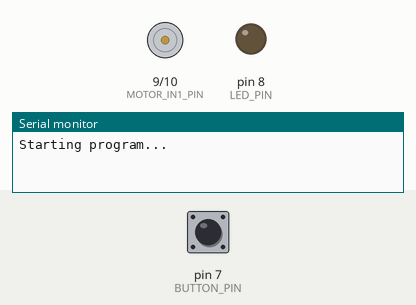
Simulated run of this sketch. Board: Arduino Uno, built with avr-gcc and run on an emulated ATmega328P. On the bench: motor-driver pin pairs drawn as motors (green arrow = first pin HIGH = forward, orange = second pin HIGH = backward, longer = more drive), output pins drawn as LEDs (lit = HIGH), the last lines printed to the serial monitor. Inputs (shaded band) come from the test bench; at power-on: pin 7 (BUTTON_PIN) HIGH.

Above: at 1.2 s.
1.3 s: pin 7 (BUTTON_PIN) pulled LOW for 0.15 s
At 2.2 s:
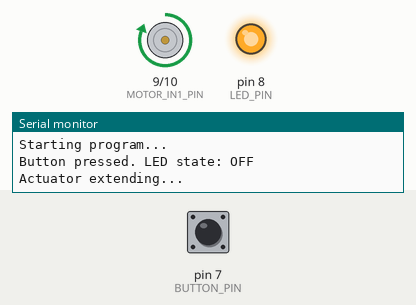
2.9 s: pin 7 (BUTTON_PIN) pulled LOW for 1 s
At 3.5 s:
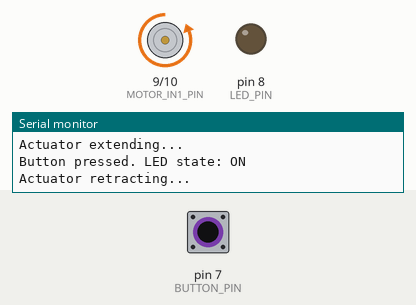
5.4 s: pin 7 (BUTTON_PIN) pulled LOW for 3.2 s
At 6.6 s:
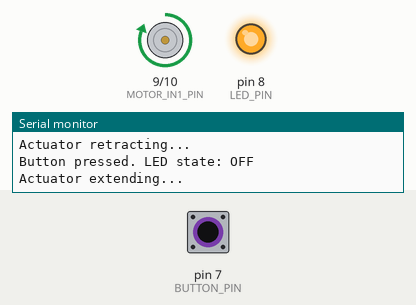
Timing chart, 0 to 8.4 s (numbered marks = the images above; inputs shaded):
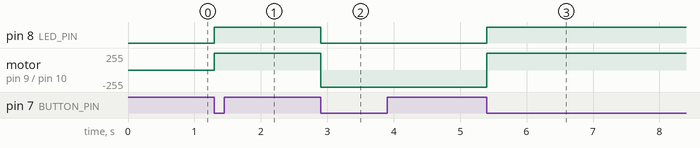

The sketch:

LinearActuatorTest.ino
```cpp
#define LED_PIN 8
#define BUTTON_PIN 7

#define MOTOR_IN1_PIN 9  // Motor direction pin 1
#define MOTOR_IN2_PIN 10 // Motor direction pin 2

byte lastButtonState = HIGH;  // Button is HIGH when not pressed (due to the internal pull-up)
byte ledState = LOW;

unsigned long debounceDuration = 50; // millis
unsigned long lastTimeButtonStateChanged = 0;

void setup() {
  pinMode(LED_PIN, OUTPUT);          // LED pin
  pinMode(BUTTON_PIN, INPUT_PULLUP); // Button pin with internal pull-up resistor
  pinMode(MOTOR_IN1_PIN, OUTPUT);    // Motor direction pin 1
  pinMode(MOTOR_IN2_PIN, OUTPUT);    // Motor direction pin 2

  Serial.begin(9600);
  Serial.println("Starting program...");
}

void loop() {
  if (millis() - lastTimeButtonStateChanged > debounceDuration) {
    byte buttonState = digitalRead(BUTTON_PIN);

    if (buttonState != lastButtonState) {
      lastTimeButtonStateChanged = millis();
      lastButtonState = buttonState;

      // Check if the button is pressed (LOW because of the pull-up)
      if (buttonState == LOW) {
        Serial.print("Button pressed. LED state: ");
        Serial.println(ledState ? "ON" : "OFF");

        // Toggle the LED state
        ledState = (ledState == HIGH) ? LOW : HIGH;
        digitalWrite(LED_PIN, ledState);

        // Move the actuator: Alternate between forward and reverse
        if (ledState == HIGH) {
          // Extend the actuator (move forward)
          digitalWrite(MOTOR_IN1_PIN, HIGH);
          digitalWrite(MOTOR_IN2_PIN, LOW);
          Serial.println("Actuator extending...");
        } else {
          // Retract the actuator (move backward)
          digitalWrite(MOTOR_IN1_PIN, LOW);
          digitalWrite(MOTOR_IN2_PIN, HIGH);
          Serial.println("Actuator retracting...");
        }
      }
    }
  }
}
```

Measured:
- after the input at 1.3 s, pin 8 (LED_PIN): LOW → HIGH at once; motor on pin 9 (MOTOR_IN1_PIN) / pin 10 (MOTOR_IN2_PIN): stopped → forward 255/255 at once
- after the input at 2.9 s, pin 8 (LED_PIN): HIGH → LOW at once; motor on pin 9 (MOTOR_IN1_PIN) / pin 10 (MOTOR_IN2_PIN): forward 255/255 → backward 255/255 at once
- after the input at 5.4 s, pin 8 (LED_PIN): LOW → HIGH at once; motor on pin 9 (MOTOR_IN1_PIN) / pin 10 (MOTOR_IN2_PIN): backward 255/255 → forward 255/255 at once
